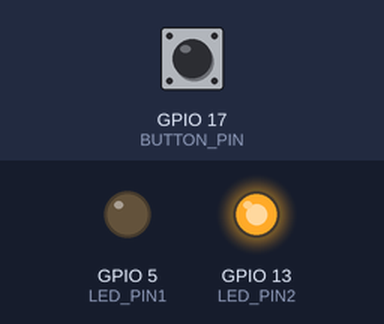
A program run on a simulated Raspberry Pi (BCM pin numbers). Shown: output pins drawn as LEDs (lit = HIGH). Dashed ring = blinking. The test bench sets the inputs (shaded band); at power-on: GPIO 17 (BUTTON_PIN) HIGH.

Above: at 1.2 s.
1.3 s: GPIO 17 (BUTTON_PIN) pulled LOW for 3.2 s
At 2.3 s:
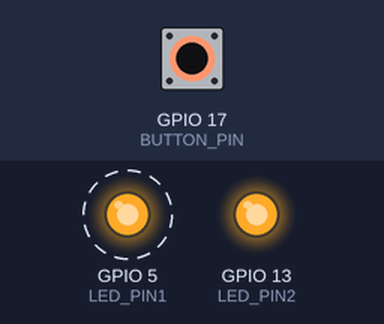
Timing chart, 0 to 6.1 s (numbered marks = the images above; inputs shaded):
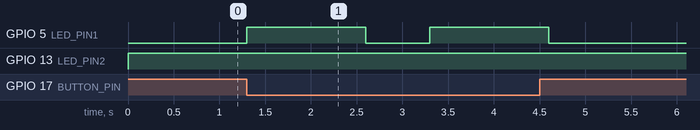

The program:

opdracht4.py
```python
#Bibliotheken importen GPIO en Time
import RPi.GPIO as GPIO
import time

#Leds verbinden aan poort 5 en 13 en button aan 17
LED_PIN1 = 5
LED_PIN2 = 13
BUTTON_PIN = 17

#Setupcode voor board, leds en knop
GPIO.setmode(GPIO.BCM)
GPIO.setup(LED_PIN1, GPIO.OUT)
GPIO.setup(LED_PIN2, GPIO.OUT)
GPIO.setup(BUTTON_PIN, GPIO.IN, GPIO.PUD_UP)


while True:
    #knop staat opvangen
    buttonState = GPIO.input(BUTTON_PIN)

    # Als knop is ingedrukt led 1 knippert, opdracht a
    # if buttonState == GPIO.LOW:
    #     GPIO.output(LED_PIN1, GPIO.HIGH)
    # else:
    #     GPIO.output(LED_PIN1, GPIO.LOW)

    # Als knop is ingedrukt led 2 knippert voor 1 seconde aan en 1 seconde uit, opdracht b
    # if buttonState == GPIO.LOW:
    #     GPIO.output(LED_PIN1, GPIO.HIGH)
    #     time.sleep(1)
    #     GPIO.output(LED_PIN1, GPIO.LOW)
    #     time.sleep(1)
    # else:
    #     GPIO.output(LED_PIN1, GPIO.LOW)

    # Als knop is ingedrukt led 1 knippert voor 1.3 seconde aan en 0.7 seconde uit, en led 2 uit opdracht c
    if buttonState == GPIO.LOW:
        GPIO.output(LED_PIN1, GPIO.HIGH)
        time.sleep(1.3)
        GPIO.output(LED_PIN1, GPIO.LOW)
        time.sleep(0.7)
    else:
       GPIO.output(LED_PIN2, GPIO.HIGH)
```

Measured:
- after the input at 1.3 s, GPIO 5 (LED_PIN1): alternates HIGH for 1.3 s and LOW for 0.70 s, 4 changes in all, then stays LOW, starting at once
